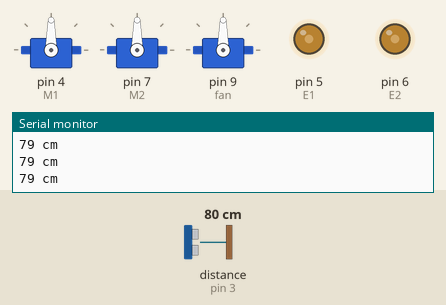
Bench run of a sketch on a simulated Arduino Uno, built with avr-gcc and run on an emulated ATmega328P. Parts: 3 × servo, output pins drawn as LEDs (lit = HIGH), the last lines printed to the serial monitor. Wiring (inferred from the names in the program): ultrasonic range finder: trigger pin 2; echo pin 3. Inputs (shaded band) come from the test bench; at power-on: distance to the obstacle (sensor on pin 3) 80 cm. The echo pulse lasts 58.3 µs per cm; pins used as bus, display or sensor lines are not drawn.

Above: at 1.3 s.
1.4 s: distance to the obstacle (sensor on pin 3) set to 18 cm
3.2 s: distance to the obstacle (sensor on pin 3) set to 15 cm
At 5.9 s:
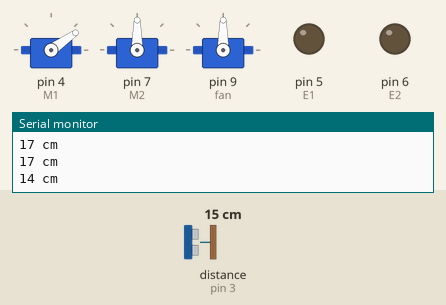
At 10.2 s:
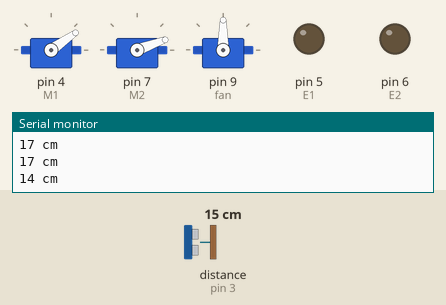
Timing chart, 0 to 23.5 s (numbered marks = the images above; inputs shaded):
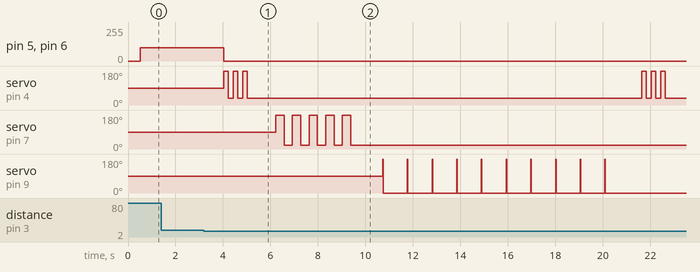

The sketch:

Servo_Control.ino
```cpp
#include <Servo.h>

Servo spray;
Servo sponge;
Servo fan;

#define trigPin 2
#define echoPin 3
#ifndef PSTR
#define PSTR // Make Arduino Due happy
#endif
int E1 = 5;     //M1 Speed Control
int E2 = 6;     //M2 Speed Control
int M1 = 4;    //M1 Direction Control
int M2 = 7;    //M1 Direction Control


void SensorSetup() {
  pinMode(trigPin, OUTPUT);
  pinMode(echoPin, INPUT);
}

int MeasureDistance() {       // a low pull on pin COMP/TRIG  triggering a sensor reading
  long duration;
  digitalWrite(trigPin, LOW);  // Added this line
  delayMicroseconds(2); // Added this line
  digitalWrite(trigPin, HIGH);
  delayMicroseconds(10); // Added this line
  digitalWrite(trigPin, LOW);
  duration = pulseIn(echoPin, HIGH); //that can also include a timemout
  long distance = (duration / 2) / 29.1;
  return (int)distance;
}

void advance(char a, char b)         //Move forward
{
  analogWrite (E1, a);     //PWM Speed Control
  digitalWrite(M1, HIGH);
  analogWrite (E2, b);
  digitalWrite(M2, HIGH);
}
void stop(void)                    //Stop
{
  digitalWrite(E1, LOW);
  digitalWrite(E2, LOW);
}


void back_off (char a, char b)         //Move backward
{
  analogWrite (E1, a);
  digitalWrite(M1, LOW);
  analogWrite (E2, b);
  digitalWrite(M2, LOW);
}
void setup() {
  Serial.begin(9600);
  SensorSetup();
  spray.attach(4);
  sponge.attach(7);
  fan.attach(9);

}

void loop() {
  // put your main code here, to run repeatedly:

  int actualDistance = MeasureDistance();
  Serial.print(actualDistance);
  Serial.println(" cm");

  delay(500);


  if (actualDistance > 15) {
    advance(100, 100);
  }

  if (actualDistance <= 15) {
    stop();

    for (int count = 0; count < 1; count++) {
        // move the servo that is supposed to hit the spray bottle 3 times
      for (int countSpray = 0; countSpray < 3; countSpray++) {
        spray.write(200);
        delay(200);
        spray.write(35);
        delay(200);
      }
      delay(1000);
        // move the servo with the sponge 5 times
      for (int countSponge = 0; countSponge < 5; countSponge++) {
        sponge.write(180);
        delay(350);
        sponge.write(20);
        delay(350);
      }
      delay(1000);
        // move the servo with the fan 10 times
      for (int countFan = 0; countFan < 10; countFan++) {
        fan.write(270);
        delay(20);
        fan.write(0);
        delay(20);

        delay(1000);
      }
    }

  }
}
```

Measured:
- the behaviour switches between 17 and 16 cm on distance to the obstacle (sensor on pin 3) (found by bisection; images 0 and 1)
- after the input at 3.2 s, pin 5 (E1), pin 6 (E2): 100/255 → 0/255 after 0.83 s
